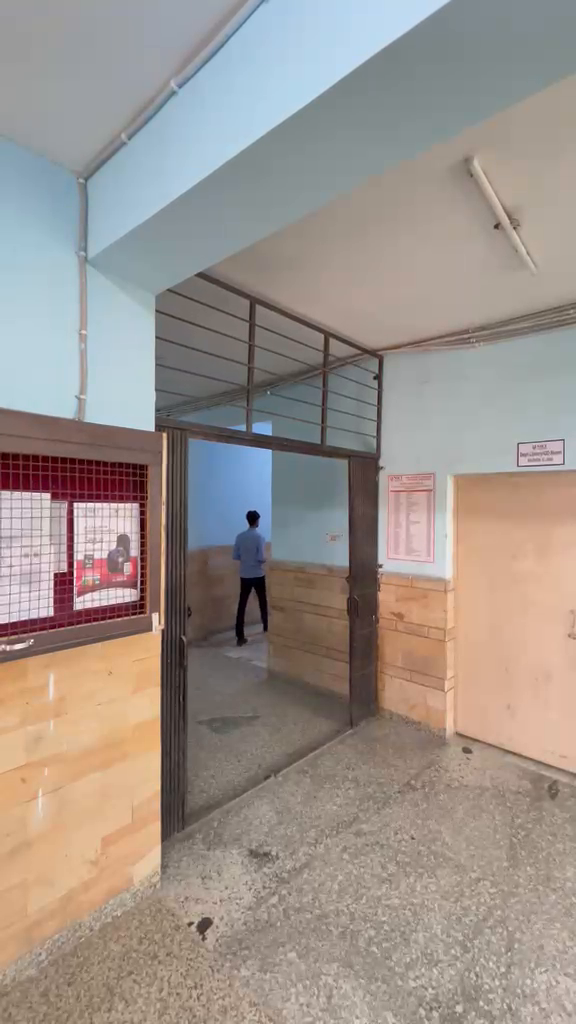
#> input picture frame 14 of vision-service/tests/video_test/person_1_vid.mp4, 576 x 1024 px
$ python create_multi_person_video.py
#> lines starting #> are read from the running program, lines starting #| are printed output that depends on the picture; pictures that were not available may be replaced by others from this repository, and a replacement may not be noted
"""Create Multi-Person Simultaneous Crossing Video.

Composites `person_1_vid.mp4` and `person_2_vid.mp4` side-by-side (1152x1024)
with temporal alignment so both subjects approach and cross the virtual boundary
simultaneously in parallel lanes.
"""

import os
from pathlib import Path
import cv2
import numpy as np

VIDEO_DIR = Path(os.environ.get("VISION_FIXTURES_DIR") or "vision-fixtures-not-configured") / "video_test"
V1_PATH = VIDEO_DIR / "person_1_vid.mp4"
V2_PATH = VIDEO_DIR / "person_2_vid.mp4"
OUTPUT_PATH = VIDEO_DIR / "multi_person_simultaneous.mp4"

# Alignment offset: Video 2 crossing is ~120 frames after Video 1 crossing.
# By advancing Video 2 by 120 frames, both crossings align around frame 108.
V2_OFFSET_FRAMES = 120


def compose_videos():
    cap1 = cv2.VideoCapture(str(V1_PATH))
    cap2 = cv2.VideoCapture(str(V2_PATH))

    fps1 = cap1.get(cv2.CAP_PROP_FPS)
    w1, h1 = int(cap1.get(cv2.CAP_PROP_FRAME_WIDTH)), int(cap1.get(cv2.CAP_PROP_FRAME_HEIGHT))
    total_frames_1 = int(cap1.get(cv2.CAP_PROP_FRAME_COUNT))

    w2, h2 = int(cap2.get(cv2.CAP_PROP_FRAME_WIDTH)), int(cap2.get(cv2.CAP_PROP_FRAME_HEIGHT))
    total_frames_2 = int(cap2.get(cv2.CAP_PROP_FRAME_COUNT))

    print(f"Video 1: {w1}x{h1}, {total_frames_1} frames @ {fps1:.2f} fps")
    print(f"Video 2: {w2}x{h2}, {total_frames_2} frames @ {fps1:.2f} fps")

    # Fast-forward Video 2 by V2_OFFSET_FRAMES
    cap2.set(cv2.CAP_PROP_POS_FRAMES, V2_OFFSET_FRAMES)

    out_width = w1 + w2  # 1152
    out_height = max(h1, h2)  # 1024

    fourcc = cv2.VideoWriter_fourcc(*"mp4v")
    out = cv2.VideoWriter(str(OUTPUT_PATH), fourcc, fps1, (out_width, out_height))

    frame_idx = 0
    while True:
        ret1, frame1 = cap1.read()
#> frame1 is the input picture: shape (1024, 576, 3); mean B, G, R 140, 146.7, 156.9
        ret2, frame2 = cap2.read()
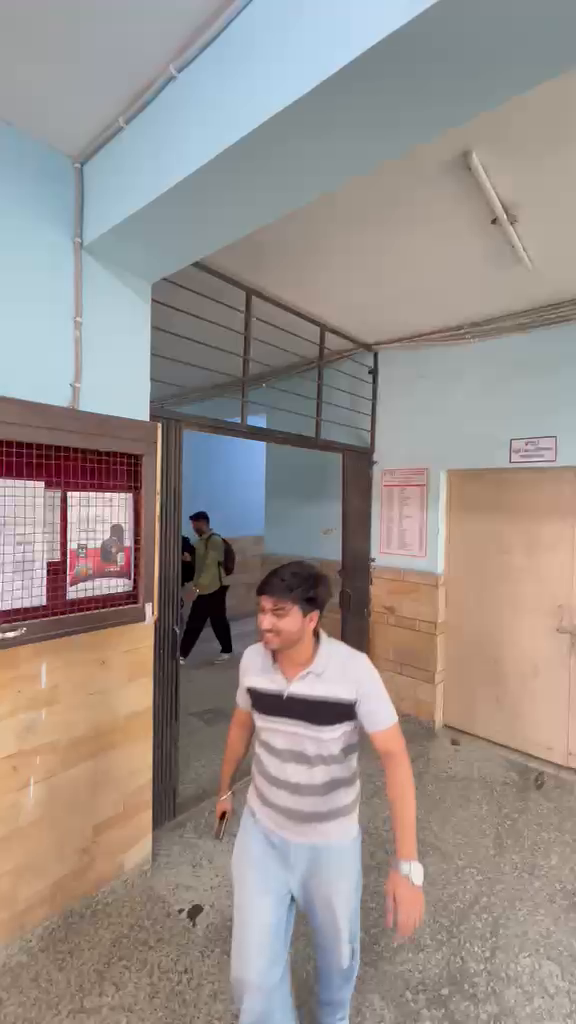
#> input picture frame 120 of vision-service/tests/video_test/person_1_vid.mp4, 576 x 1024 px, given in place of person_2_vid.mp4, which was not available
#> frame2 is the input picture: shape (1024, 576, 3); mean B, G, R 139.4, 144.2, 153.8

        if not ret1 and not ret2:
            break

        # Fallback to black if one video ends before the other
        if not ret1:
            frame1 = np.zeros((h1, w1, 3), dtype=np.uint8)
        if not ret2:
            frame2 = np.zeros((h2, w2, 3), dtype=np.uint8)

        # Composite side-by-side
        canvas = np.zeros((out_height, out_width, 3), dtype=np.uint8)
        canvas[:h1, :w1] = frame1
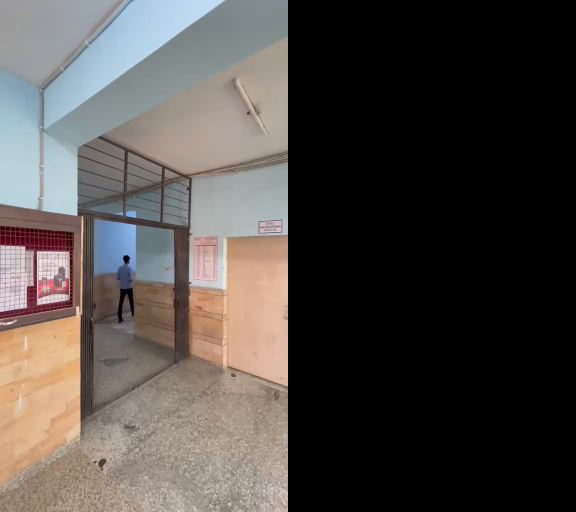
#> canvas: shape (1024, 1152, 3) (shown at 1/2 size); mean B, G, R 70, 73.4, 78.4
        canvas[:h2, w1 : w1 + w2] = frame2
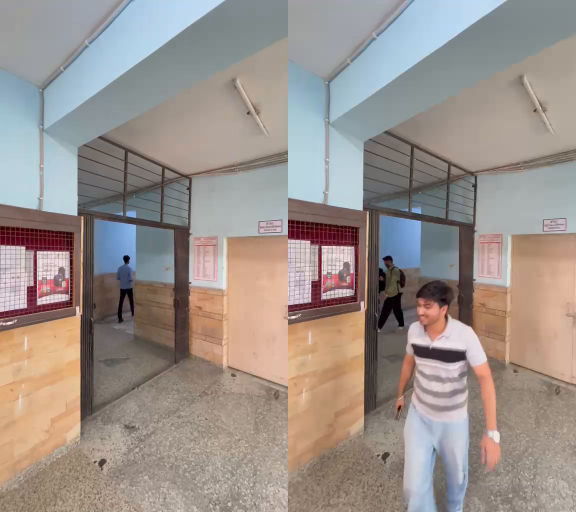
#> canvas: shape (1024, 1152, 3) (shown at 1/2 size); mean B, G, R 139.7, 145.5, 155.4

        out.write(canvas)
        frame_idx += 1

    cap1.release()
    cap2.release()
    out.release()

    print(f"Successfully generated composite video: {OUTPUT_PATH}")
    print(f"Total Frames: {frame_idx}, Resolution: {out_width}x{out_height}, FPS: {fps1:.2f}")


if __name__ == "__main__":
    compose_videos()

$ run again, starting later in the video
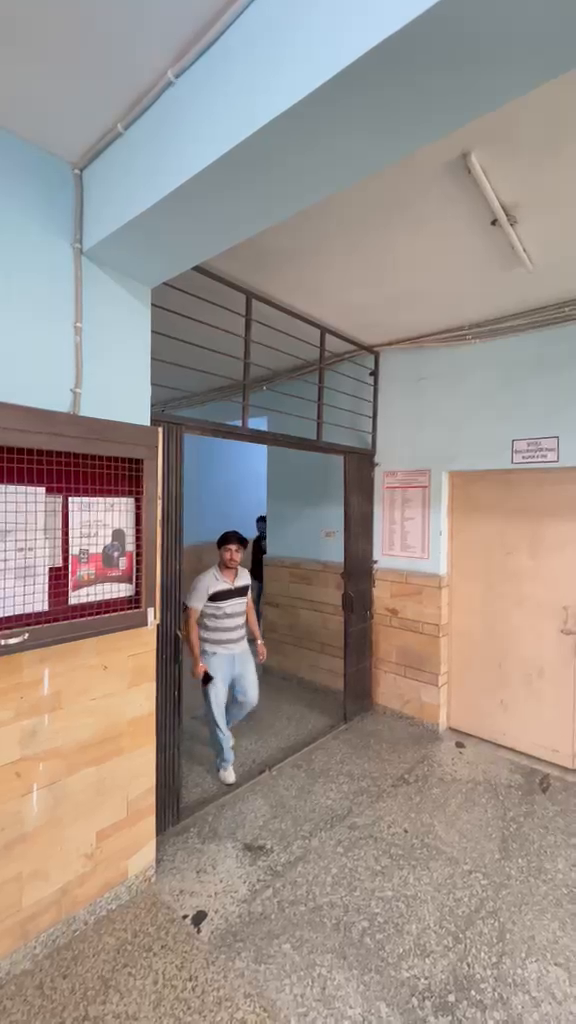
#> input picture frame 65 of vision-service/tests/video_test/person_1_vid.mp4, 576 x 1024 px
#> in compose_videos, frame1 is the input picture: shape (1024, 576, 3); mean B, G, R 139.4, 145.9, 156.6
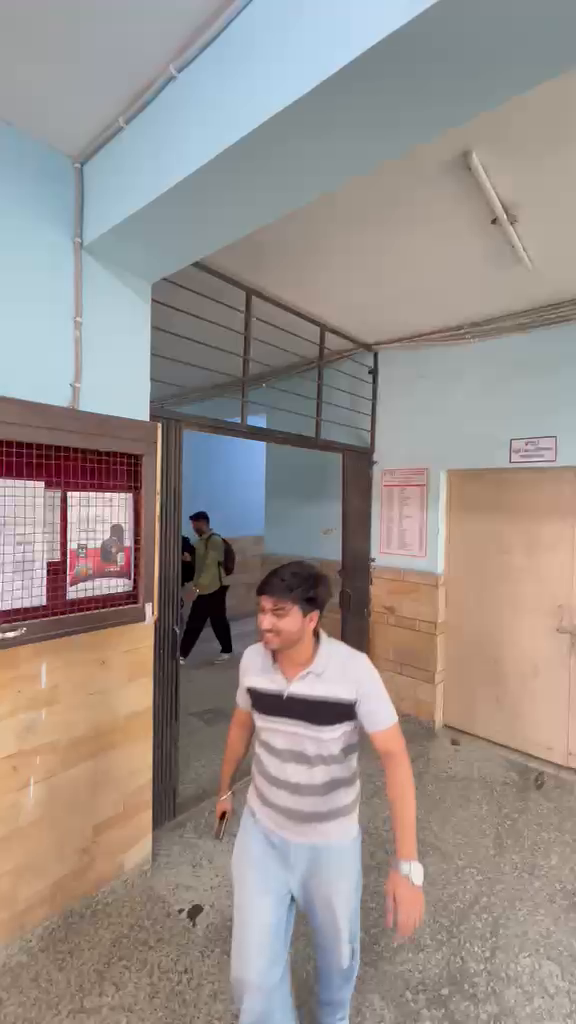
#> input picture frame 120 of vision-service/tests/video_test/person_1_vid.mp4, 576 x 1024 px, given in place of person_2_vid.mp4, which was not available
#> in compose_videos, frame2 is the input picture: shape (1024, 576, 3); mean B, G, R 139.4, 144.2, 153.8
#> in compose_videos, `canvas[:h2, w1 : w1 + w2] = frame2`:
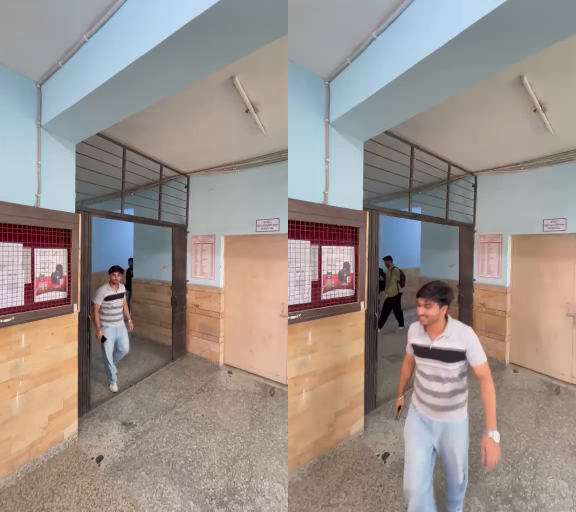
#> canvas: shape (1024, 1152, 3) (shown at 1/2 size); mean B, G, R 139.4, 145.1, 155.2

$ run again, starting later in the video
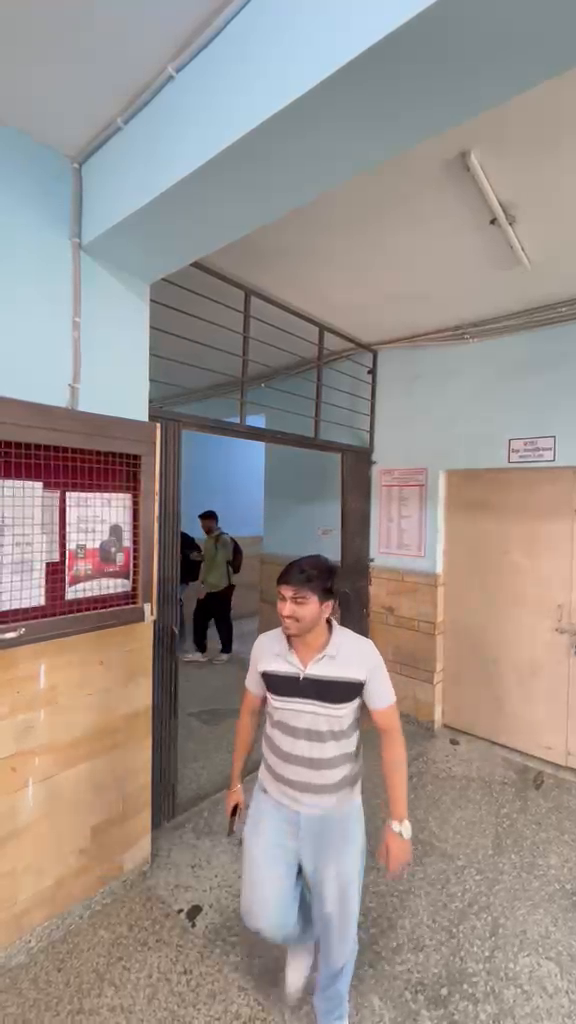
#> input picture frame 116 of vision-service/tests/video_test/person_1_vid.mp4, 576 x 1024 px
#> in compose_videos, frame1 is the input picture: shape (1024, 576, 3); mean B, G, R 139.9, 144.8, 154.8
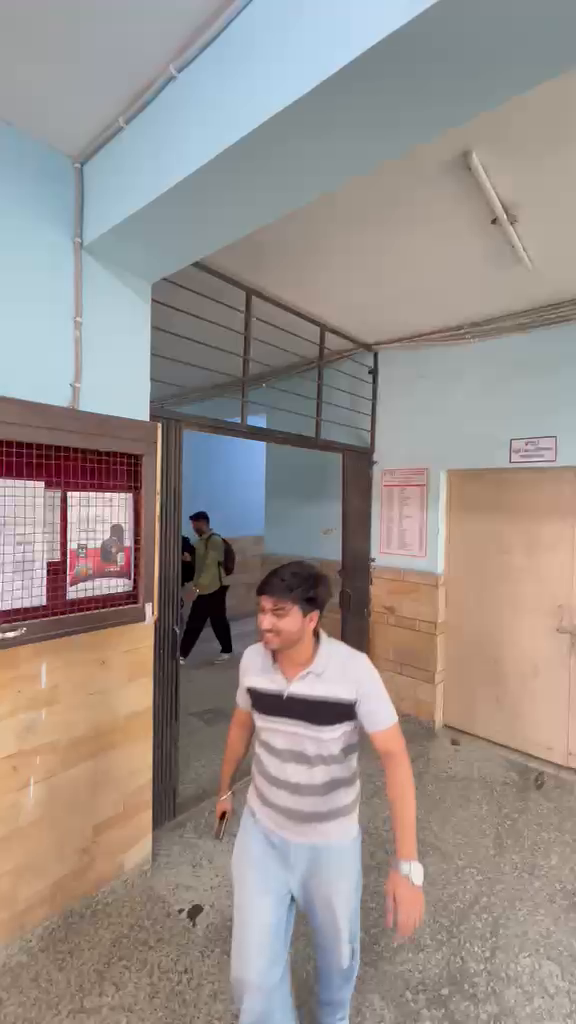
#> input picture frame 120 of vision-service/tests/video_test/person_1_vid.mp4, 576 x 1024 px, given in place of person_2_vid.mp4, which was not available
#> in compose_videos, frame2 is the input picture: shape (1024, 576, 3); mean B, G, R 139.4, 144.2, 153.8
#> in compose_videos, `canvas[:h2, w1 : w1 + w2] = frame2`:
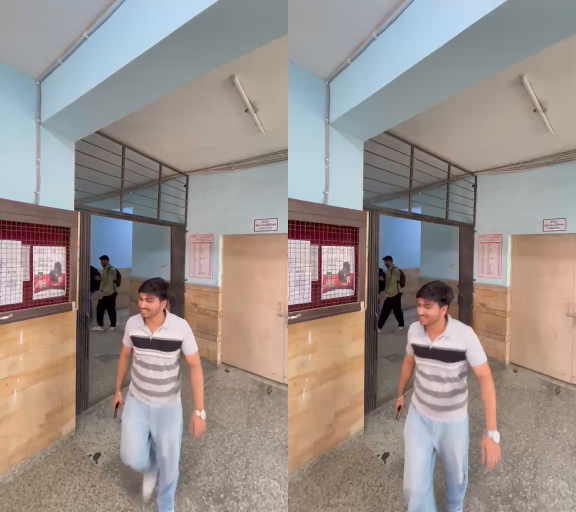
#> canvas: shape (1024, 1152, 3) (shown at 1/2 size); mean B, G, R 139.7, 144.5, 154.3
